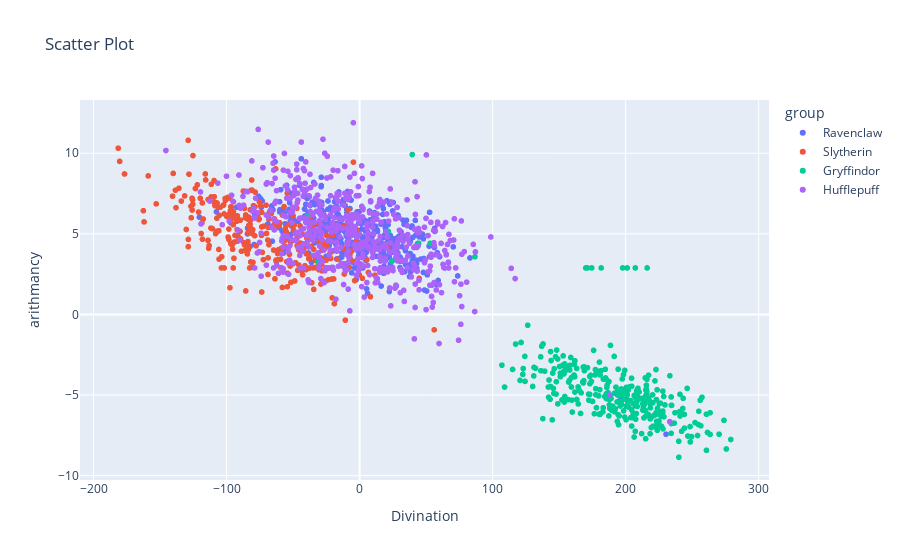

Notebook cell for this chart:
### Code cell
plot_scatter(x=train_df["flying"], y=train_df["histoiry"], group=train_df["house"], axis_name=("Divination", "arithmancy"))

### Figure 1 — Plotly figure (JSON) as saved in the notebook; plotly's stock layout.template omitted (floating-point values rounded to 4 significant figures; data arrays with more than 128 entries replaced by an {"elided": "..."} marker saying what was removed)
{"data": [{"hovertemplate": "group=Ravenclaw<br>Divination=%{x}<br>arithmancy=%{y}<extra></extra>", "legendgroup": "Ravenclaw", "marker": {"color": "#636efa", "symbol": "circle"}, "mode": "markers", "name": "Ravenclaw", "showlegend": true, "type": "scattergl", "x": {"elided": "443 float values"}, "xaxis": "x", "y": {"elided": "443 float values"}, "yaxis": "y"}, {"hovertemplate": "group=Slytherin<br>Divination=%{x}<br>arithmancy=%{y}<extra></extra>", "legendgroup": "Slytherin", "marker": {"color": "#EF553B", "symbol": "circle"}, "mode": "markers", "name": "Slytherin", "showlegend": true, "type": "scattergl", "x": {"elided": "301 float values"}, "xaxis": "x", "y": {"elided": "301 float values"}, "yaxis": "y"}, {"hovertemplate": "group=Gryffindor<br>Divination=%{x}<br>arithmancy=%{y}<extra></extra>", "legendgroup": "Gryffindor", "marker": {"color": "#00cc96", "symbol": "circle"}, "mode": "markers", "name": "Gryffindor", "showlegend": true, "type": "scattergl", "x": {"elided": "327 float values"}, "xaxis": "x", "y": {"elided": "327 float values"}, "yaxis": "y"}, {"hovertemplate": "group=Hufflepuff<br>Divination=%{x}<br>arithmancy=%{y}<extra></extra>", "legendgroup": "Hufflepuff", "marker": {"color": "#ab63fa", "symbol": "circle"}, "mode": "markers", "name": "Hufflepuff", "showlegend": true, "type": "scattergl", "x": {"elided": "529 float values"}, "xaxis": "x", "y": {"elided": "529 float values"}, "yaxis": "y"}], "layout": {"legend": {"title": {"text": "group"}, "tracegroupgap": 0}, "title": {"text": "Scatter Plot"}, "xaxis": {"anchor": "y", "domain": [0, 1], "title": {"text": "Divination"}}, "yaxis": {"anchor": "x", "domain": [0, 1], "title": {"text": "arithmancy"}}}}
